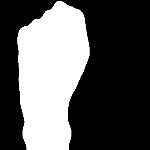
#> input picture GestureData/Fist/img1388.jpg, 150 x 150 px, given in place of the camera
$ jupyter execute --allow-errors Camshift.ipynb
#> lines starting #> are read from the running program, lines starting #| are printed output that depends on the picture
#> further down, frame is the input picture: shape (150, 150, 3); min 0, max 255, mean 90.5
#> `frame = cv.flip(frame,1)`:
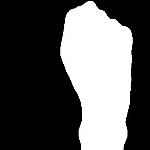
#> frame: shape (150, 150, 3); min 0, max 255, mean 90.5
#> `conv=cv.cvtColor(frame,cv.COLOR_BGR2HSV)`: conv: shape (150, 150, 3); mean H, S, V 0, 0, 90.5
#> `skinMask=cv.inRange(conv,lower,upper)`: skinMask: shape (150, 150); every value is 0
#> `skin=cv.bitwise_and(frame,frame,mask=skinMask)`: skin: shape (150, 150, 3); every value is 0
[cell 1]
import cv2 as cv
import numpy as np

[cell 2]
lower = np.array([0, 10, 60], dtype = "uint8")
upper = np.array([20, 150, 255], dtype = "uint8")

[cell 3]
cap=cv.VideoCapture(0)
#> (the rest of this cell did not finish here and is left out)

[cell 4]
frame_count=0
cap=cv.VideoCapture(0)
#> (the rest of this cell did not finish here and is left out)

[cell 5]
frame_count=0
cap = cv.VideoCapture(0)
r,h,c,w = 300,300,300,300  # simply hardcoded the values
# take first frame of the video
ret=cap.set(3,900)
ret=cap.set(4,900)
ret,frame = cap.read()


# setup initial location of window

track_window = (c,r,w,h)

# set up the ROI for tracking
roi = frame[r:r+h, c:c+w]
#> roi = empty array
hsv_roi =  cv.cvtColor(frame, cv.COLOR_BGR2HSV)
#> hsv_roi: shape (150, 150, 3); mean H, S, V 0, 0, 90.5
mask = cv.inRange(hsv_roi,lower,upper)
roi_hist = cv.calcHist([hsv_roi],[0],mask,[180],[0,180])
#> roi_hist = 180 values from 0 to 0
cv.normalize(roi_hist,roi_hist,0,255,cv.NORM_MINMAX)

# Setup the termination criteria, either 10 iteration or move by atleast 1 pt
term_crit = ( cv.TERM_CRITERIA_EPS | cv.TERM_CRITERIA_COUNT, 10, 1 )

while(1):
    ret ,frame = cap.read()

    frame =cv.flip(frame,1)


    if ret == True:
        hsv = cv.cvtColor(frame, cv.COLOR_BGR2HSV)
        dst = cv.calcBackProject([hsv],[0],roi_hist,[0,180],1)

        # apply meanshift to get the new location
        ret, track_window = cv.meanShift(dst, track_window, term_crit)
#> ret = 0; track_window = (75, 75, 1, 1)


      # Draw it on image
        x,y,w,h = track_window
#> x = 75; y = 75; w = 1; h = 1
        img2 = cv.rectangle(frame, (x,y), (x+w,y+h), 255,2)
        cv.imshow('img2',img2)


        k = cv.waitKey(60) & 0xff
#> (key Esc is pressed here)
        if k == ord('b'):
            break


cv.destroyAllWindows()
cap.release()


$ run again, on GestureData/Fist/img7152.jpg
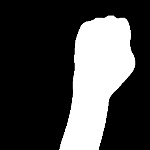
#> input picture GestureData/Fist/img7152.jpg, 150 x 150 px, given in place of the camera
#> frame is the input picture: shape (150, 150, 3); min 0, max 255, mean 70.1
#> `frame = cv.flip(frame,1)`:
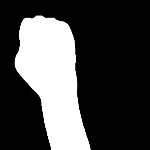
#> frame: shape (150, 150, 3); min 0, max 255, mean 70.1
#> conv: shape (150, 150, 3); mean H, S, V 0, 0, 70.1
#> skinMask: shape (150, 150); every value is 0
#> skin: shape (150, 150, 3); every value is 0
#> roi = empty array
#> hsv_roi: shape (150, 150, 3); mean H, S, V 0, 0, 70.1
#> roi_hist = 180 values from 0 to 0
#> ret = 0; track_window = (75, 75, 1, 1)
#> x = 75; w = 1

$ run again, on GestureData/Fist/img7303.jpg
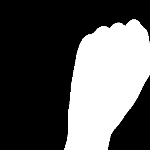
#> input picture GestureData/Fist/img7303.jpg, 150 x 150 px, given in place of the camera
#> frame is the input picture: shape (150, 150, 3); min 0, max 255, mean 89
#> `frame = cv.flip(frame,1)`:
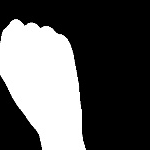
#> frame: shape (150, 150, 3); min 0, max 255, mean 89
#> conv: shape (150, 150, 3); mean H, S, V 0, 0, 89
#> skinMask: shape (150, 150); every value is 0
#> skin: shape (150, 150, 3); every value is 0
#> roi = empty array
#> hsv_roi: shape (150, 150, 3); mean H, S, V 0, 0, 89
#> roi_hist = 180 values from 0 to 0
#> ret = 0; track_window = (75, 75, 1, 1)
#> x = 75; w = 1
